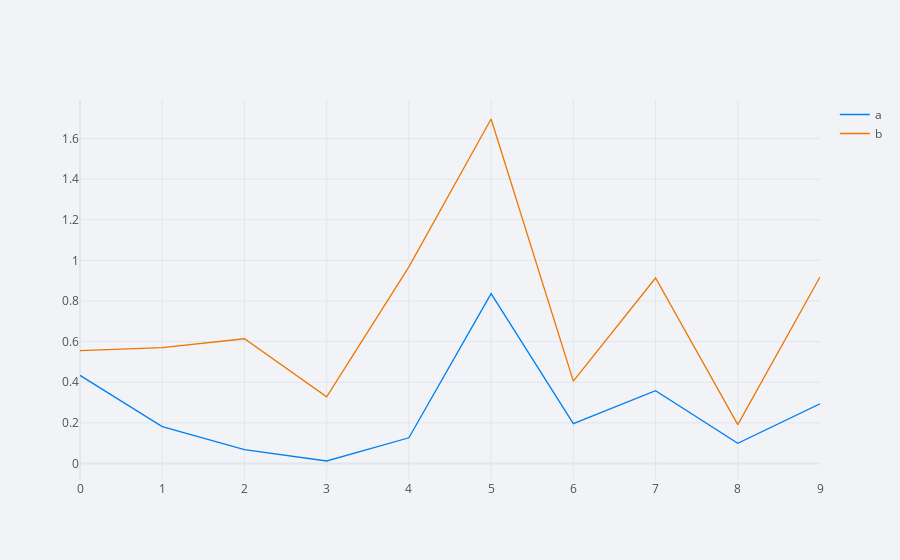

The notebook cell this image was saved under:
### Markdown cell above
Box plot:
    
    This shows the minimum and maximum values of the given data.
    
    min = q1 - 1.51*qr
    
    max = q3 + 1.51*qr
    
    "qr = quartile range i.e., difference of q3 and q1"
    
    Where q1 = 25% index data
    
          q2 = 50% index data
        
          q3 = 75% index data

### Code cell
df.iplot(kind = 'area')

### Figure 1 — Plotly figure (JSON) as saved in the notebook; plotly's stock layout.template omitted (floating-point values rounded to 4 significant figures)
{"data": [{"line": {"color": "rgba(0, 128, 240, 1.0)", "dash": "solid", "shape": "linear", "width": 1.3}, "mode": "lines", "name": "a", "text": "", "type": "scatter", "x": [0, 1, 2, 3, 4, 5, 6, 7, 8, 9], "y": [0.4338, 0.1817, 0.06846, 0.01217, 0.1266, 0.8364, 0.1961, 0.3585, 0.09965, 0.2939]}, {"line": {"color": "rgba(238, 118, 0, 1.0)", "dash": "solid", "shape": "linear", "width": 1.3}, "mode": "lines", "name": "b", "text": "", "type": "scatter", "x": [0, 1, 2, 3, 4, 5, 6, 7, 8, 9], "y": [0.5555, 0.5705, 0.6143, 0.3283, 0.9682, 1.696, 0.4053, 0.9134, 0.1916, 0.9185]}], "layout": {"legend": {"bgcolor": "#F2F3F7", "font": {"color": "#505050"}}, "paper_bgcolor": "#F2F3F7", "plot_bgcolor": "#F2F3F7", "title": {"font": {"color": "#484848"}}, "xaxis": {"gridcolor": "#E1E5ED", "showgrid": true, "tickfont": {"color": "#505050"}, "title": {"font": {"color": "#505050"}, "text": ""}, "zerolinecolor": "#E1E5ED"}, "yaxis": {"gridcolor": "#E1E5ED", "showgrid": true, "tickfont": {"color": "#505050"}, "title": {"font": {"color": "#505050"}, "text": ""}, "zerolinecolor": "#E1E5ED"}}}
